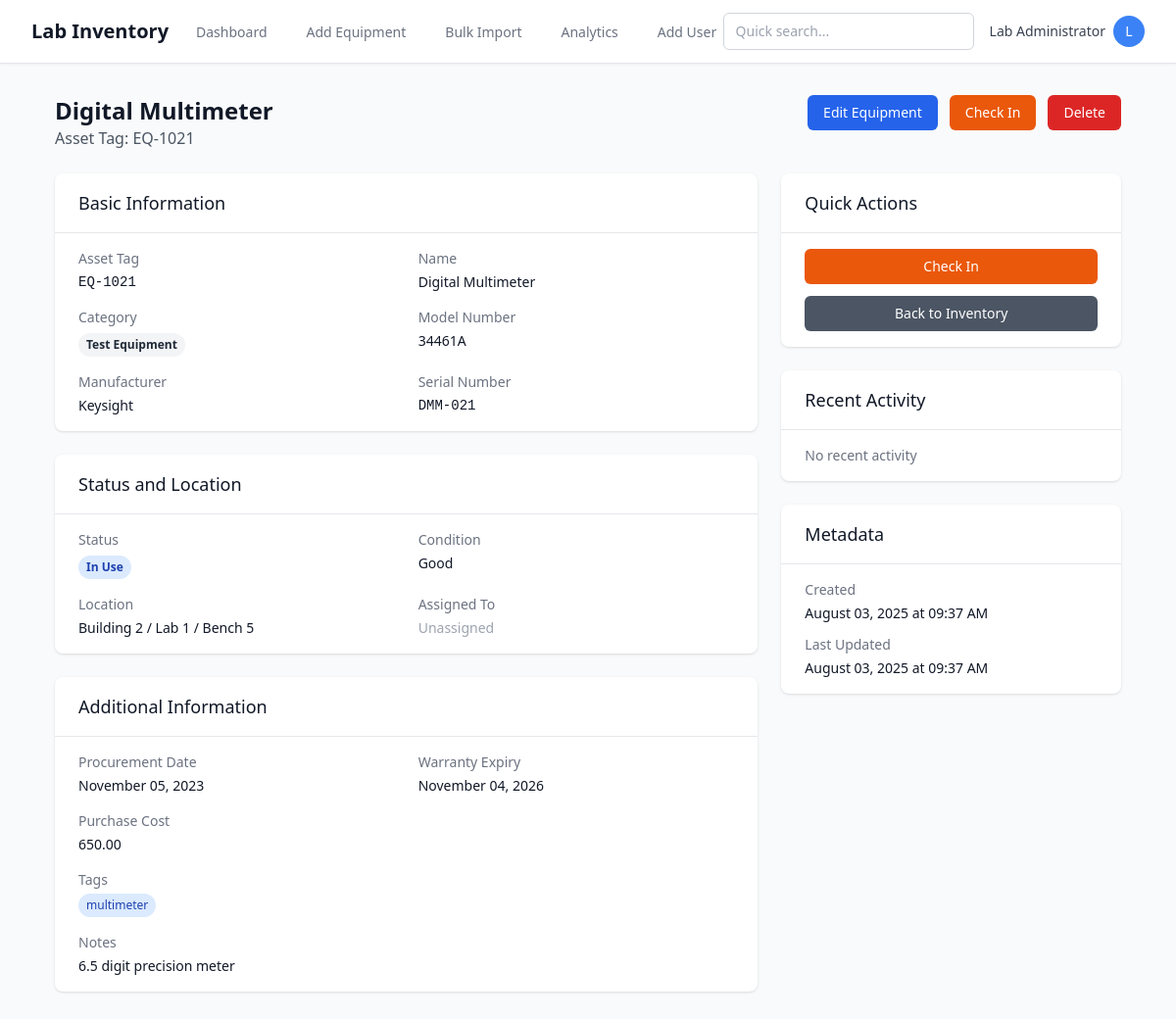
The app's page /view/21 (signed in), older data.
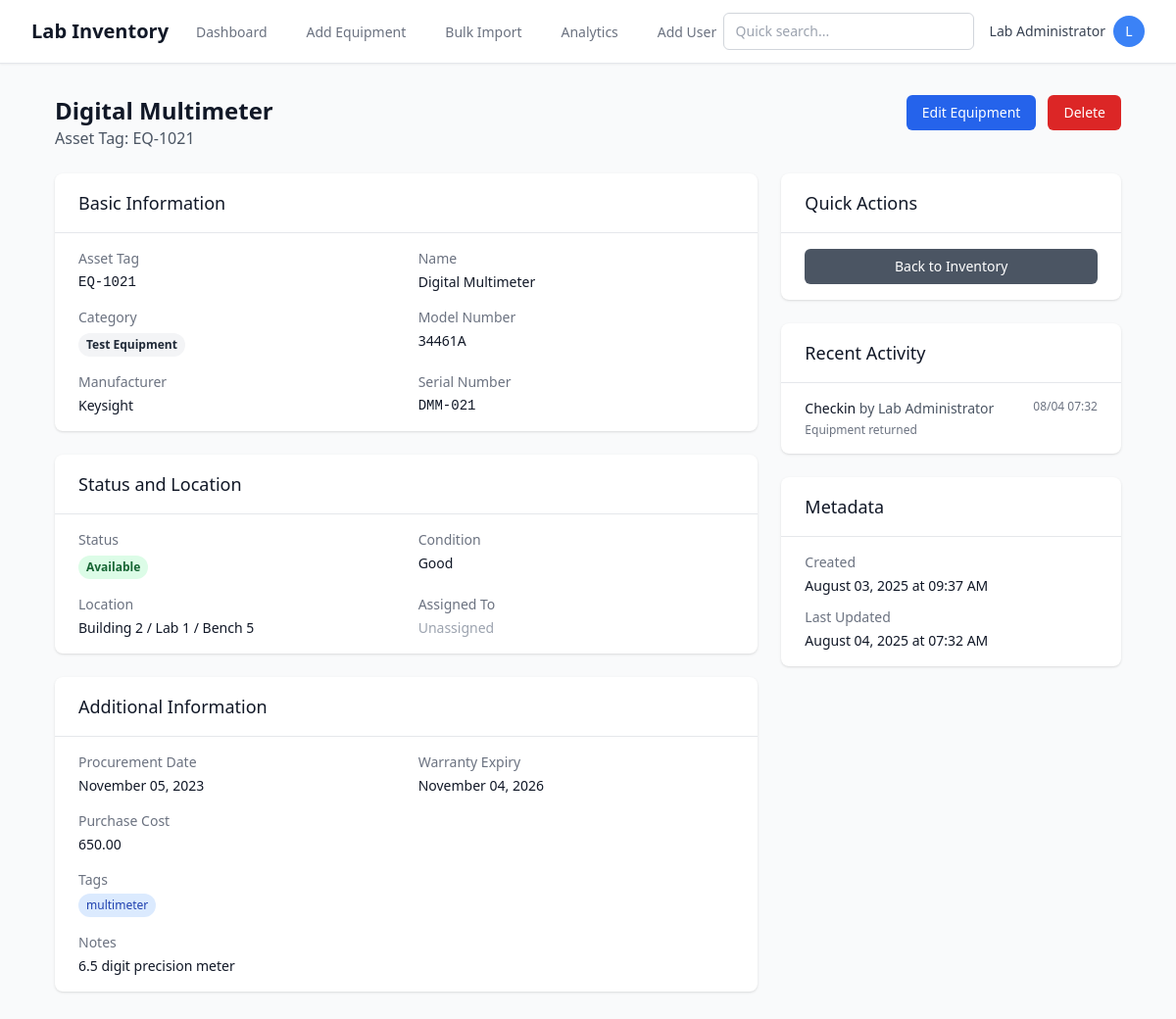
The same page, newer data.
### app/models.py (models this page shows, shortened)
class Equipment(db.Model):
    __tablename__ = 'equipment'
    id = db.Column(db.Integer, primary_key=True)
    asset_tag = db.Column(db.String(50), unique=True, nullable=False, index=True)
    name = db.Column(db.String(200), nullable=False)
    description = db.Column(db.Text)
    category = db.Column(db.String(100), nullable=False, index=True)
    model_number = db.Column(db.String(100))
    manufacturer = db.Column(db.String(100), index=True)
    serial_number = db.Column(db.String(100))
    procurement_date = db.Column(db.Date)
    warranty_expiry = db.Column(db.Date)
    created_at = db.Column(db.DateTime, default=datetime.utcnow)
    updated_at = db.Column(db.DateTime, default=datetime.utcnow, onupdate=datetime.utcnow)
    status = db.Column(db.String(50), nullable=False, default='Available', index=True)  # Available, In Use, Under Maintenance, Retired, Missing
    condition = db.Column(db.String(50), nullable=False, default='Good')  # New, Good, Needs Repair, Obsolete
    chip_type = db.Column(db.String(50))  # FPGA, ASIC, ARM, etc.
    package_type = db.Column(db.String(50))  # BGA, QFN, DIP, etc.
    pin_count = db.Column(db.Integer)
    temperature_grade = db.Column(db.String(50))  # Commercial, Industrial, Military
    testing_status = db.Column(db.String(50))  # Untested, Passed, Failed, Rework
    revision_info = db.Column(db.String(100))
    design_files = db.Column(db.Text)  # URL or file path
    location = db.Column(db.String(200))  # Building / Lab Room / Cabinet / Shelf
    assigned_to_id = db.Column(db.Integer, db.ForeignKey('users.id'), nullable=True)
    tags = db.Column(db.String(500))  # Comma-separated tags
    notes = db.Column(db.Text)
    purchase_cost = db.Column(db.Numeric(10, 2))
    current_value = db.Column(db.Numeric(10, 2))
    movement_logs = db.relationship('MovementLog', backref='equipment', lazy='dynamic', cascade='all, delete-orphan')
    audit_logs = db.relationship('AuditLog', backref='equipment', lazy='dynamic', cascade='all, delete-orphan')
    def get_tags_list(self):
        return [tag.strip() for tag in (self.tags or '').split(',') if tag.strip()]

class MovementLog(db.Model):
    __tablename__ = 'movement_logs'
    id = db.Column(db.Integer, primary_key=True)
    equipment_id = db.Column(db.Integer, db.ForeignKey('equipment.id'), nullable=False)
    user_id = db.Column(db.Integer, db.ForeignKey('users.id'), nullable=False)
    action = db.Column(db.String(50), nullable=False)  # checkout, checkin, move, assign, unassign
    from_location = db.Column(db.String(200))
    to_location = db.Column(db.String(200))
    from_user_id = db.Column(db.Integer, db.ForeignKey('users.id'))
    to_user_id = db.Column(db.Integer, db.ForeignKey('users.id'))
    timestamp = db.Column(db.DateTime, default=datetime.utcnow, index=True)
    notes = db.Column(db.Text)
    from_user = db.relationship('User', foreign_keys=[from_user_id])
    to_user = db.relationship('User', foreign_keys=[to_user_id])

class User(UserMixin, db.Model):
    __tablename__ = 'users'
    id = db.Column(db.Integer, primary_key=True)
    name = db.Column(db.String(100), nullable=False)
    email = db.Column(db.String(120), unique=True, nullable=False, index=True)
    password_hash = db.Column(db.String(128), nullable=False)
    role = db.Column(db.String(20), nullable=False, default='Researcher')  # Admin, Lab Staff, Researcher, Read-only
    created_at = db.Column(db.DateTime, default=datetime.utcnow)
    is_active = db.Column(db.Boolean, default=True)
    assigned_equipment = db.relationship('Equipment', backref='assignee', lazy='dynamic')
    audit_logs = db.relationship('AuditLog', backref='user', lazy='dynamic')
    movement_logs = db.relationship(
        'MovementLog',
        foreign_keys='MovementLog.user_id',
        backref='user', lazy='dynamic'
    )
    outgoing_movements = db.relationship(
        'MovementLog',
        foreign_keys='MovementLog.from_user_id',
        backref='from_user_obj', lazy='dynamic'
    )
    incoming_movements = db.relationship(
        'MovementLog',
        foreign_keys='MovementLog.to_user_id',
        backref='to_user_obj', lazy='dynamic'
    )
    def has_permission(self, action):
        permissions = {
            'Admin': ['create', 'read', 'update', 'delete', 'bulk_import', 'user_management'],
            'Lab Staff': ['create', 'read', 'update', 'delete', 'bulk_import'],
            'Researcher': ['read', 'update', 'checkout', 'checkin'],
            'Read-only': ['read']
        }
        return action in permissions.get(self.role, [])

### app/routes/inventory.py (the view)
@inventory_bp.route('/view/<int:id>')
@login_required
def view(id):
    equipment = Equipment.query.get_or_404(id)
    movements = MovementLog.query.filter_by(equipment_id=id).order_by(desc(MovementLog.timestamp)).limit(10).all()
    return render_template('inventory/view.html', equipment=equipment, movements=movements)

### app/routes/auth.py (called while the page is built)
@login_manager.user_loader
def load_user(user_id):
    return User.query.get(int(user_id))

### app/templates/inventory/view.html (shortened to what the changed rows need)
{% extends "base.html" %}
{% block content %}
<div class="max-w-6xl mx-auto py-8 px-4 sm:px-6 lg:px-8">
    <div class="flex justify-between items-start mb-6">
        <div>
            <h1 class="text-2xl font-bold text-gray-900">{{ equipment.name }}</h1>
            <p class="text-gray-600">Asset Tag: {{ equipment.asset_tag }}</p>
        </div>
        <div class="flex space-x-3">
            {% if equipment.assigned_to_id == current_user.id or (current_user.has_permission('update') and equipment.status == 'In Use') %}
            <form hx-post="{{ url_for('inventory.checkin', id=equipment.id) }}"
                  hx-confirm="Check in this equipment?"
                  class="inline">
                <button type="submit" class="bg-orange-600 hover:bg-orange-700 text-white px-4 py-2 rounded-md text-sm font-medium transition-colors duration-200">
                    Check In
                </button>
            </form>
            {% endif %}
        </div>
    </div>
    <div class="grid grid-cols-1 lg:grid-cols-3 gap-6">
        <div class="lg:col-span-2 space-y-6">
            <div class="bg-white shadow rounded-lg">
                <div class="px-6 py-4">
                    <dl class="grid grid-cols-1 md:grid-cols-2 gap-x-6 gap-y-4">
                        <div>
                            <dt class="text-sm font-medium text-gray-500">Asset Tag</dt>
                            <dd class="mt-1 text-sm text-gray-900 font-mono">{{ equipment.asset_tag }}</dd>
                        </div>
                        <div>
                            <dt class="text-sm font-medium text-gray-500">Name</dt>
                            <dd class="mt-1 text-sm text-gray-900">{{ equipment.name }}</dd>
                        </div>
                        <div>
                            <dd class="mt-1">
                                <span class="inline-flex px-2 py-1 text-xs font-semibold rounded-full bg-gray-100 text-gray-800">
                                    {{ equipment.category }}
                                </span>
                            </dd>
                        </div>
                        <div>
                            <dt class="text-sm font-medium text-gray-500">Model Number</dt>
                            <dd class="mt-1 text-sm text-gray-900">{{ equipment.model_number or '-' }}</dd>
                        </div>
                        <div>
                            <dt class="text-sm font-medium text-gray-500">Manufacturer</dt>
                            <dd class="mt-1 text-sm text-gray-900">{{ equipment.manufacturer or '-' }}</dd>
                        </div>
                        <div>
                            <dt class="text-sm font-medium text-gray-500">Serial Number</dt>
                            <dd class="mt-1 text-sm text-gray-900 font-mono">{{ equipment.serial_number or '-' }}</dd>
                        </div>
                    </dl>
                </div>
            </div>
            <div class="bg-white shadow rounded-lg">
                <div class="px-6 py-4">
                    <dl class="grid grid-cols-1 md:grid-cols-2 gap-x-6 gap-y-4">
                        <div>
                            <dd class="mt-1">
                                {% if equipment.status == 'Available' %}
                                    <span class="inline-flex px-2 py-1 text-xs font-semibold rounded-full bg-green-100 text-green-800">
                                        {{ equipment.status }}
                                    </span>
                                {% elif equipment.status == 'In Use' %}
                                    <span class="inline-flex px-2 py-1 text-xs font-semibold rounded-full bg-blue-100 text-blue-800">
                                        {{ equipment.status }}
                                    </span>
                                {% elif equipment.status == 'Under Maintenance' %}
                                    <span class="inline-flex px-2 py-1 text-xs font-semibold rounded-full bg-yellow-100 text-yellow-800">
                                        {{ equipment.status }}
                                    </span>
                                {% elif equipment.status == 'Retired' %}
                                    <span class="inline-flex px-2 py-1 text-xs font-semibold rounded-full bg-gray-100 text-gray-800">
                                        {{ equipment.status }}
                                    </span>
                                {% else %}
                                    <span class="inline-flex px-2 py-1 text-xs font-semibold rounded-full bg-red-100 text-red-800">
                                        {{ equipment.status }}
                                    </span>
                                {% endif %}
                            </dd>
                        </div>
                        <div>
                            <dt class="text-sm font-medium text-gray-500">Condition</dt>
                            <dd class="mt-1 text-sm text-gray-900">{{ equipment.condition }}</dd>
                        </div>
                        <div>
                            <dt class="text-sm font-medium text-gray-500">Location</dt>
                            <dd class="mt-1 text-sm text-gray-900">{{ equipment.location or '-' }}</dd>
                        </div>
                    </dl>
                </div>
            </div>
            <div class="bg-white shadow rounded-lg">
                <div class="px-6 py-4">
                    <dl class="grid grid-cols-1 md:grid-cols-2 gap-x-6 gap-y-4">
                        <div>
                            <dt class="text-sm font-medium text-gray-500">Procurement Date</dt>
                            <dd class="mt-1 text-sm text-gray-900">
                                {{ equipment.procurement_date.strftime('%B %d, %Y') if equipment.procurement_date else '-' }}
                            </dd>
                        </div>
                        <div>
                            <dt class="text-sm font-medium text-gray-500">Warranty Expiry</dt>
                            <dd class="mt-1 text-sm text-gray-900">
                                {{ equipment.warranty_expiry.strftime('%B %d, %Y') if equipment.warranty_expiry else '-' }}
                            </dd>
                        </div>
                        {% if equipment.purchase_cost %}
                        <div>
                            <dt class="text-sm font-medium text-gray-500">Purchase Cost</dt>
                            <dd class="mt-1 text-sm text-gray-900">{{ "%.2f"|format(equipment.purchase_cost) }}</dd>
                        </div>
                        {% endif %}
                        {% if equipment.tags %}
                        <div class="md:col-span-2">
                            <dd class="mt-1">
                                <div class="flex flex-wrap gap-2">
                                    {% for tag in equipment.get_tags_list() %}
                                    <span class="inline-flex px-2 py-1 text-xs font-medium rounded-full bg-blue-100 text-blue-800">
                                        {{ tag }}
                                    </span>
                                    {% endfor %}
                                </div>
                            </dd>
                        </div>
                        {% endif %}
                        {% if equipment.notes %}
                        <div class="md:col-span-2">
                            <dt class="text-sm font-medium text-gray-500">Notes</dt>
                            <dd class="mt-1 text-sm text-gray-900">{{ equipment.notes }}</dd>
                        </div>
                        {% endif %}
                    </dl>
                </div>
            </div>
        </div>
        <div class="space-y-6">
            <div class="bg-white shadow rounded-lg">
                <div class="px-6 py-4 space-y-3">
                    {% if equipment.assigned_to_id == current_user.id or (current_user.has_permission('update') and equipment.status == 'In Use') %}
                    <form hx-post="{{ url_for('inventory.checkin', id=equipment.id) }}"
                          hx-confirm="Check in this equipment?"
                          class="w-full">
                        <button type="submit" class="w-full bg-orange-600 hover:bg-orange-700 text-white px-4 py-2 rounded-md text-sm font-medium transition-colors duration-200">
                            Check In
                        </button>
                    </form>
                    {% endif %}
                </div>
            </div>
            <div class="bg-white shadow rounded-lg">
                <div class="px-6 py-4">
                    {% if movements %}
                    <div class="space-y-3">
                        {% for movement in movements %}
                        <div class="text-sm">
                            <div class="flex items-start justify-between">
                                <div>
                                    <span class="font-medium text-gray-900">{{ movement.action.title() }}</span>
                                    {% if movement.action == 'assign' and movement.to_user %}
                                        <span class="text-gray-600">to {{ movement.to_user.name }}</span>
                                    {% elif movement.action == 'unassign' and movement.from_user %}
                                        <span class="text-gray-600">from {{ movement.from_user.name }}</span>
                                    {% elif movement.action == 'checkout' %}
                                        <span class="text-gray-600">by {{ movement.user.name }}</span>
                                    {% elif movement.action == 'checkin' %}
                                        <span class="text-gray-600">by {{ movement.user.name }}</span>
                                    {% endif %}
                                </div>
                                <span class="text-xs text-gray-500">
                                    {{ movement.timestamp.strftime('%m/%d %H:%M') }}
                                </span>
                            </div>
                            {% if movement.notes %}
                            <p class="text-xs text-gray-500 mt-1">{{ movement.notes }}</p>
                            {% endif %}
                        </div>
                        {% endfor %}
                    </div>
                    {% else %}
                    <p class="text-sm text-gray-500">No recent activity</p>
                    {% endif %}
                </div>
            </div>
            <div class="bg-white shadow rounded-lg">
                <div class="px-6 py-4">
                    <dl class="space-y-3">
                        <div>
                            <dt class="text-sm font-medium text-gray-500">Created</dt>
                            <dd class="mt-1 text-sm text-gray-900">
                                {{ equipment.created_at.strftime('%B %d, %Y at %I:%M %p') }}
                            </dd>
                        </div>
                        <div>
                            <dt class="text-sm font-medium text-gray-500">Last Updated</dt>
                            <dd class="mt-1 text-sm text-gray-900">
                                {{ equipment.updated_at.strftime('%B %d, %Y at %I:%M %p') }}
                            </dd>
                        </div>
                    </dl>
                </div>
            </div>
        </div>
    </div>
</div>
{% endblock %}

Row changes from the older to the newer data that the page shows:
changed Equipment "multimeter": updated_at "August 03, 2025 at 09:37 AM" → "August 04, 2025 at 07:32 AM"; status "In Use" → "Available"
added MovementLog: action "Checkin", user.name "Lab Administrator", timestamp "08/04 07:32", notes "Equipment returned"
Text that changed along with them:
text no longer shown: "Check In Check In No recent activity"
